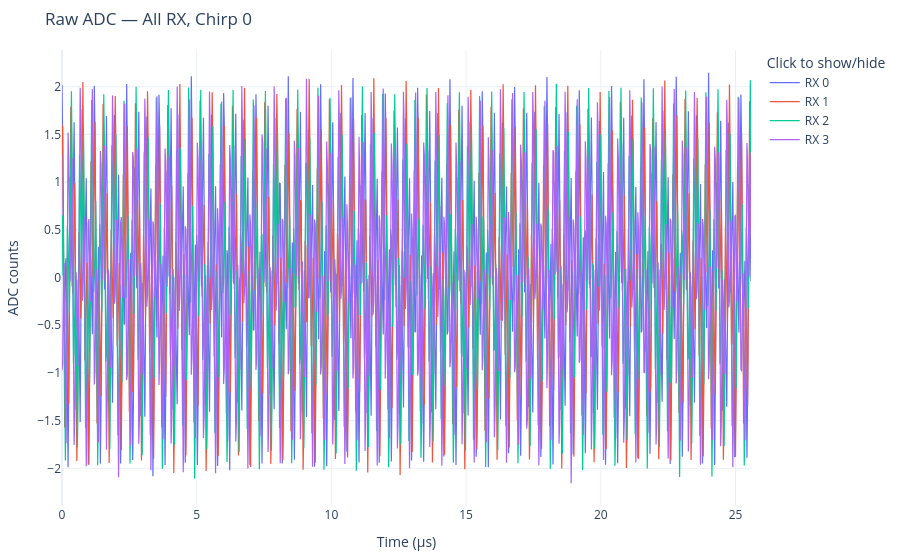

Here is the notebook cell this chart was saved with:
### Markdown cell above
## 2. Raw ADC — single chirp (time domain)

### Code cell
CHIRP_IDX = 0

pipe.show(pipe.plotly.raw_adc_chirp(pipe.cube, chirp_idx=CHIRP_IDX))

### Figure 1 — Plotly figure (JSON) as saved in the notebook; plotly's stock layout.template omitted (floating-point values rounded to 4 significant figures; data arrays with more than 128 entries replaced by an {"elided": "..."} marker saying what was removed)
{"data": [{"line": {"width": 1.2}, "mode": "lines", "name": "RX 0", "type": "scatter", "x": {"elided": "1024 float values"}, "y": {"elided": "1024 float values"}}, {"line": {"width": 1.2}, "mode": "lines", "name": "RX 1", "type": "scatter", "x": {"elided": "1024 float values"}, "y": {"elided": "1024 float values"}}, {"line": {"width": 1.2}, "mode": "lines", "name": "RX 2", "type": "scatter", "x": {"elided": "1024 float values"}, "y": {"elided": "1024 float values"}}, {"line": {"width": 1.2}, "mode": "lines", "name": "RX 3", "type": "scatter", "x": {"elided": "1024 float values"}, "y": {"elided": "1024 float values"}}], "layout": {"hovermode": "x unified", "legend": {"itemclick": "toggle", "itemdoubleclick": "toggleothers", "title": {"text": "Click to show/hide"}}, "margin": {"b": 50, "l": 60, "r": 30, "t": 50}, "title": {"text": "Raw ADC — All RX, Chirp 0"}, "xaxis": {"title": {"text": "Time (µs)"}}, "yaxis": {"title": {"text": "ADC counts"}}}}
